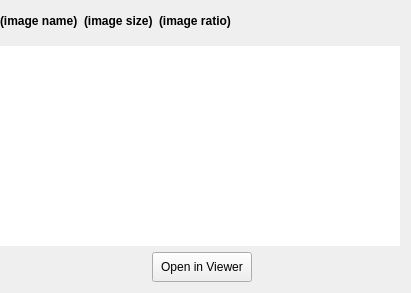
     <widget class="QFrame" name="f_preview_panel">
      <property name="enabled">
       <bool>true</bool>
      </property>
      <property name="sizePolicy">
       <sizepolicy hsizetype="MinimumExpanding" vsizetype="Preferred">
        <horstretch>0</horstretch>
        <verstretch>0</verstretch>
       </sizepolicy>
      </property>
      <property name="autoFillBackground">
       <bool>false</bool>
      </property>
      <property name="frameShape">
       <enum>QFrame::NoFrame</enum>
      </property>
      <layout class="QVBoxLayout" name="verticalLayout_2">
       <property name="leftMargin">
        <number>0</number>
       </property>
       <item>
        <layout class="QHBoxLayout" name="hl_image_preview_top">
         <property name="topMargin">
          <number>0</number>
         </property>
         <item>
          <widget class="QLabel" name="t_image_preview_orig_name_dyn">
           <property name="maximumSize">
            <size>
             <width>16777215</width>
             <height>25</height>
            </size>
           </property>
           <property name="font">
            <font>
             <weight>75</weight>
             <italic>false</italic>
             <bold>true</bold>
            </font>
           </property>
           <property name="text">
            <string>(image name)</string>
           </property>
          </widget>
         </item>
         <item>
          <widget class="QLabel" name="t_image_preview_sizes_dyn">
           <property name="maximumSize">
            <size>
             <width>16777215</width>
             <height>25</height>
            </size>
           </property>
           <property name="font">
            <font>
             <weight>75</weight>
             <italic>false</italic>
             <bold>true</bold>
            </font>
           </property>
           <property name="text">
            <string>(image size)</string>
           </property>
          </widget>
         </item>
         <item>
          <widget class="QLabel" name="t_image_preview_ratio_dyn">
           <property name="maximumSize">
            <size>
             <width>16777215</width>
             <height>25</height>
            </size>
           </property>
           <property name="font">
            <font>
             <weight>75</weight>
             <italic>false</italic>
             <bold>true</bold>
            </font>
           </property>
           <property name="text">
            <string>(image ratio)</string>
           </property>
          </widget>
         </item>
         <item>
          <spacer name="horizontalSpacer_10">
           <property name="orientation">
            <enum>Qt::Horizontal</enum>
           </property>
           <property name="sizeHint" stdset="0">
            <size>
             <width>40</width>
             <height>20</height>
            </size>
           </property>
          </spacer>
         </item>
        </layout>
       </item>
       <item>
        <widget class="Line" name="line_2">
         <property name="sizePolicy">
          <sizepolicy hsizetype="Maximum" vsizetype="Fixed">
           <horstretch>0</horstretch>
           <verstretch>0</verstretch>
          </sizepolicy>
         </property>
         <property name="frameShadow">
          <enum>QFrame::Plain</enum>
         </property>
         <property name="orientation">
          <enum>Qt::Horizontal</enum>
         </property>
        </widget>
       </item>
       <item>
        <widget class="QGraphicsView" name="gv_image_display">
         <property name="sizePolicy">
          <sizepolicy hsizetype="Preferred" vsizetype="MinimumExpanding">
           <horstretch>0</horstretch>
           <verstretch>0</verstretch>
          </sizepolicy>
         </property>
         <property name="minimumSize">
          <size>
           <width>400</width>
           <height>200</height>
          </size>
         </property>
         <property name="maximumSize">
          <size>
           <width>1500</width>
           <height>1000</height>
          </size>
         </property>
         <property name="frameShape">
          <enum>QFrame::NoFrame</enum>
         </property>
         <property name="frameShadow">
          <enum>QFrame::Plain</enum>
         </property>
         <property name="sizeAdjustPolicy">
          <enum>QAbstractScrollArea::AdjustToContents</enum>
         </property>
        </widget>
       </item>
       <item>
        <spacer name="verticalSpacer_3">
         <property name="orientation">
          <enum>Qt::Vertical</enum>
         </property>
         <property name="sizeType">
          <enum>QSizePolicy::Preferred</enum>
         </property>
         <property name="sizeHint" stdset="0">
          <size>
           <width>0</width>
           <height>0</height>
          </size>
         </property>
        </spacer>
       </item>
       <item>
        <spacer name="horizontalSpacer">
         <property name="orientation">
          <enum>Qt::Horizontal</enum>
         </property>
         <property name="sizeType">
          <enum>QSizePolicy::Expanding</enum>
         </property>
         <property name="sizeHint" stdset="0">
          <size>
           <width>1</width>
           <height>0</height>
          </size>
         </property>
        </spacer>
       </item>
       <item>
        <layout class="QHBoxLayout" name="hl_image_preview_bottom">
         <item>
          <spacer name="horizontalSpacer_3">
           <property name="orientation">
            <enum>Qt::Horizontal</enum>
           </property>
           <property name="sizeType">
            <enum>QSizePolicy::Preferred</enum>
           </property>
           <property name="sizeHint" stdset="0">
            <size>
             <width>5</width>
             <height>5</height>
            </size>
           </property>
          </spacer>
         </item>
         <item>
          <widget class="QPushButton" name="b_open_in_native_viewer">
           <property name="sizePolicy">
            <sizepolicy hsizetype="Fixed" vsizetype="Fixed">
             <horstretch>0</horstretch>
             <verstretch>0</verstretch>
            </sizepolicy>
           </property>
           <property name="minimumSize">
            <size>
             <width>100</width>
             <height>30</height>
            </size>
           </property>
           <property name="text">
            <string>Open in Viewer</string>
           </property>
          </widget>
         </item>
        </layout>
       </item>
      </layout>
     </widget>
